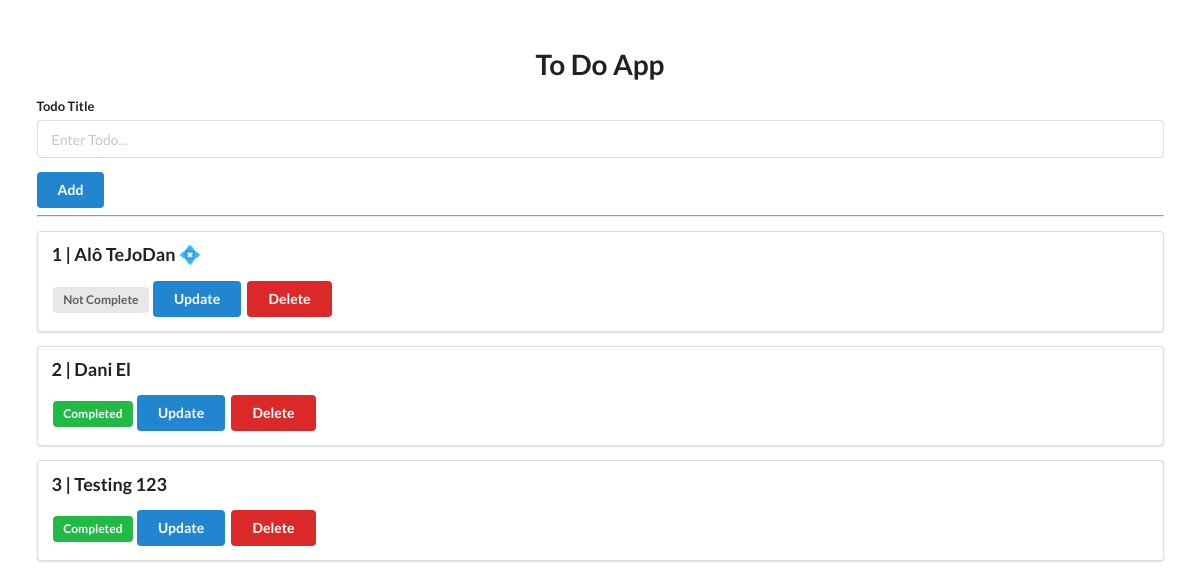
The app's page /todo, older data.
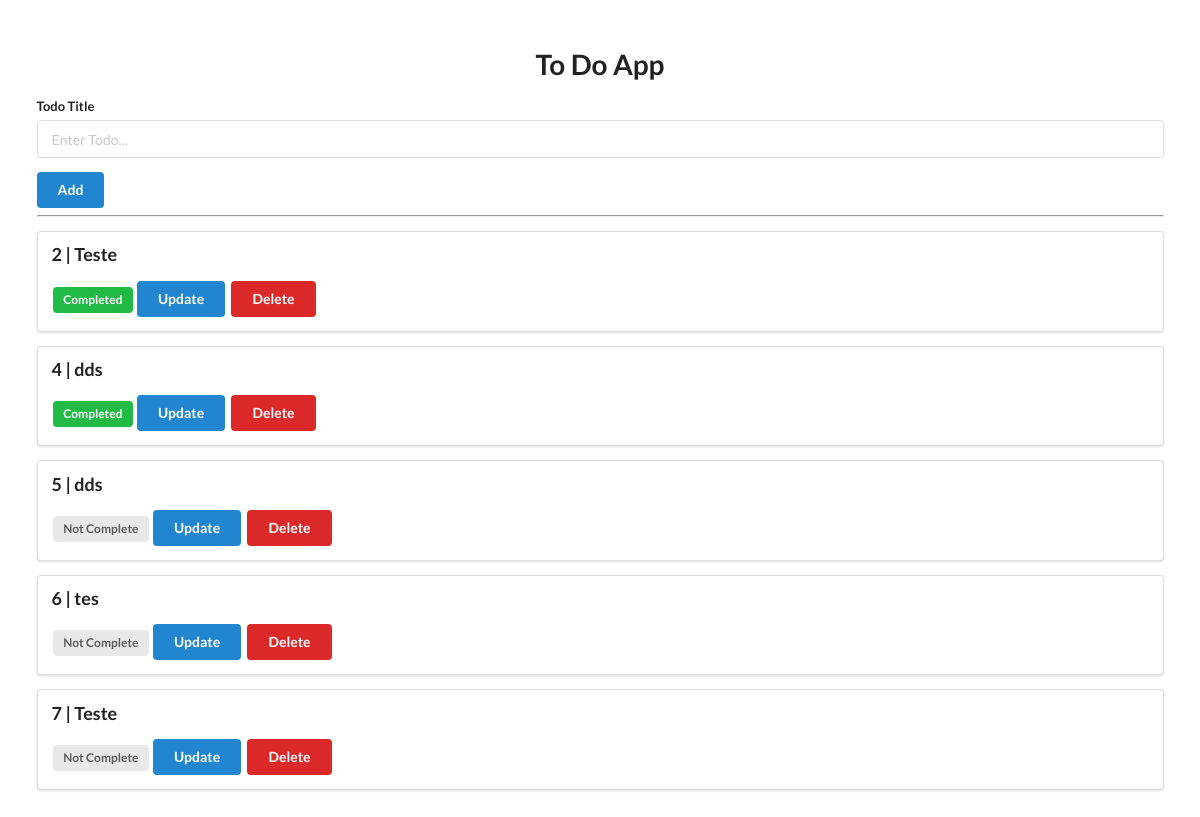
The same page, newer data.
### timetabling/models.py (models this page shows)
class Todo(Base):
    __tablename__ = "todos"
    id: Mapped[int] = mapped_column(primary_key=True)
    title: Mapped[str] = mapped_column(String(30))
    complete: Mapped[bool] = mapped_column(Boolean, default=False)

### timetabling/app.py (the view)
@app.get("/todo")
def todo_home(request: Request, db: Session = Depends(get_db)):
    todos = db.query(models.Todo).all()
    return templates.TemplateResponse(
        "base.html", {"request": request, "todo_list": todos}
    )

### timetabling/templates/base.html (shortened to what this page needs)
<!DOCTYPE html>
<html lang="en">
  <head>
    <link
      rel="stylesheet"
      href="https://cdn.jsdelivr.net/npm/semantic-ui@2.4.2/dist/semantic.min.css"
    />
  </head>
  <body>
    <div style="margin-top: 50px" class="ui container">
      <h1 class="ui center aligned header">To Do App</h1>
      <form class="ui form" action="/todo/add" method="post">
        <div class="field">
          <label>Todo Title</label>
          <input type="text" name="title" placeholder="Enter Todo..." /><br />
        </div>
        <button class="ui blue button" type="submit">Add</button>
      </form>
      <hr />
      {% for todo in todo_list %}
      <div class="ui segment">
        <p class="ui big header">{{todo.id }} | {{ todo.title }}</p>
        {% if todo.complete == False %}
        <span class="ui gray label">Not Complete</span>
        {% else %}
        <span class="ui green label">Completed</span>
        {% endif %}
        <a class="ui blue button" href="/todo/update/{{ todo.id }}">Update</a>
        <a class="ui red button" href="/todo/delete/{{ todo.id }}">Delete</a>
      </div>
      {% endfor %}
    </div>
  </body>
</html>

Row changes from the older to the newer data that the page shows:
removed Todo: id "1", title "Alô TeJoDan 💠", complete "Not Complete"
removed Todo: id "3", title "Testing 123", complete "Completed"
changed Todo id 2: title "Dani El" → "Teste"
added Todo: id "4", title "dds", complete "Completed"
added Todo: id "5", title "dds", complete "Not Complete"
added Todo: id "6", title "tes", complete "Not Complete"
added Todo: id "7", title "Teste", complete "Not Complete"
